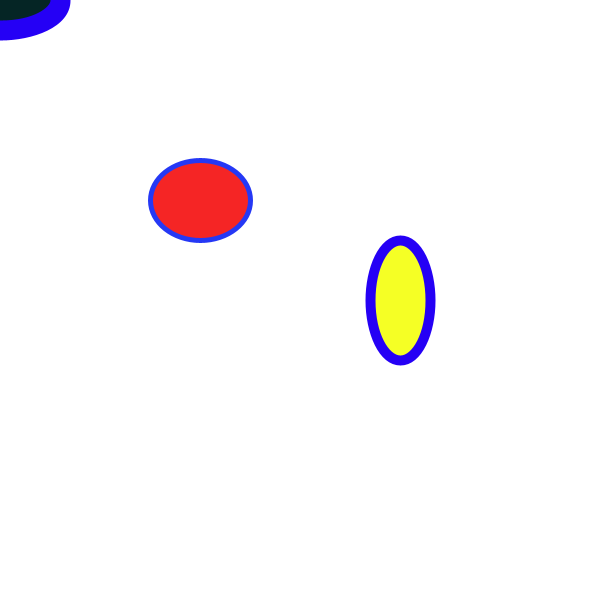
Frame 1 (no input)
Frame 60 (the mouse pressed at the canvas centre just before this capture): identical to frame 1, image omitted
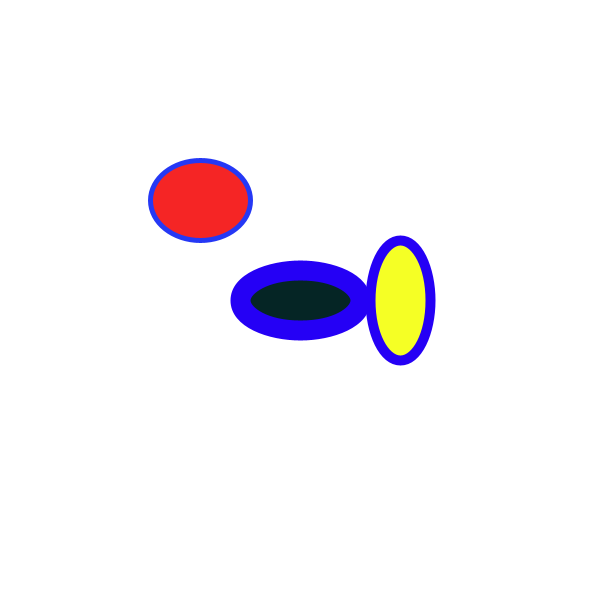
Frame 120 (the mouse held since frame 60 and released just before this capture)

The Processing sketch that drew these frames (run headless with seeded random() and noise(); from frame 60 on, the mouse is pressed at the canvas centre):

// Processing sketch: sketch_171027b
// ── sketch_171027b.pde
void setup() {
 size(600,600); 
}

void draw() {
 background(255); 
 drawMyEllipse(200,200,100,80,color(#F52525),color(#2538F5),5);
 drawMyEllipse(400,300,60,120,color(#F5ff25),color(#2500F5),10);
 drawMyEllipse(mouseX,mouseY,120,60,color(#052525),color(#2500F5),20);
}

void drawMyEllipse(int x,int y, int dx,int dy, color f, color s, int sw) {
  fill(f);
  stroke (s);
  strokeWeight(sw);
  ellipse(x,y,dx,dy);
}
